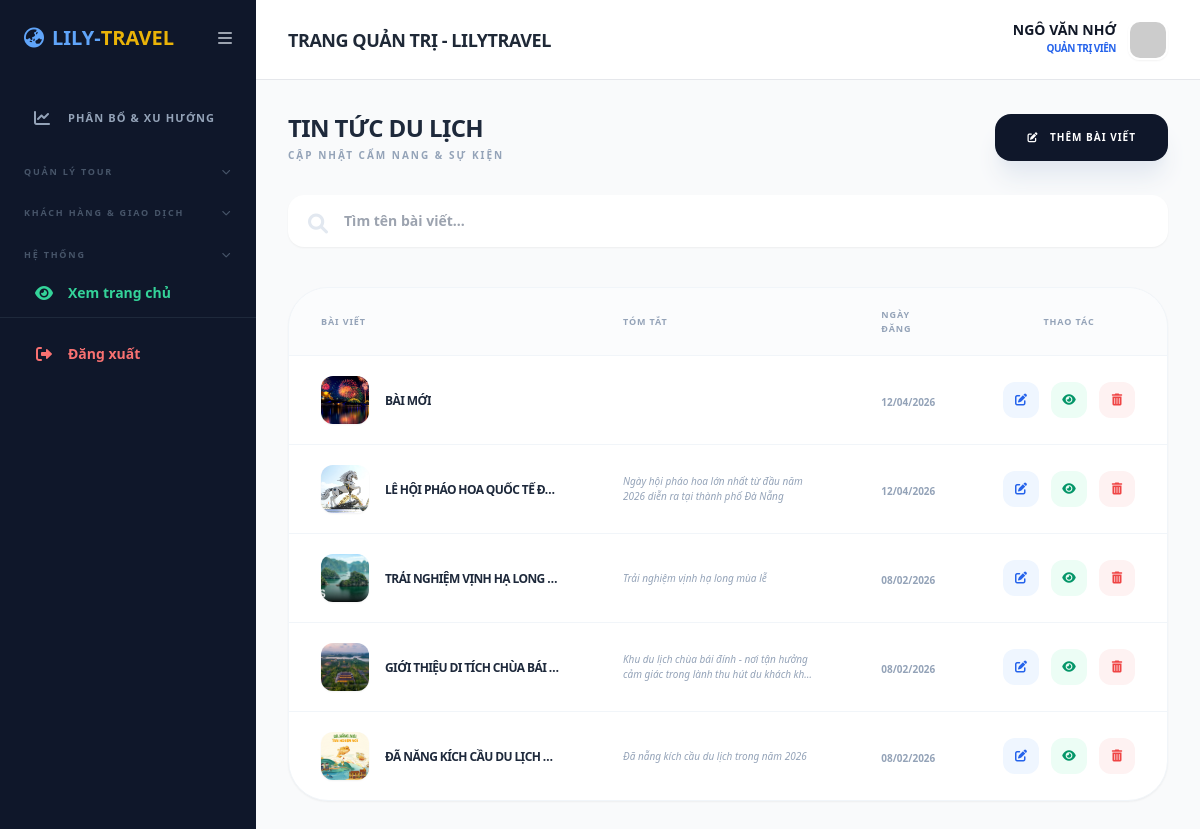
Screenshot of /admin/news.php (signed in) with the database file from the repository.
### tables this page shows
CREATE TABLE `news` (
  `id` int(11) NOT NULL,
  `title` varchar(255) NOT NULL,
  `slug` varchar(255) NOT NULL,
  `summary` text DEFAULT NULL,
  `content` longtext DEFAULT NULL,
  `image` varchar(255) DEFAULT NULL,
  `created_at` timestamp NOT NULL DEFAULT current_timestamp()
);

### admin/news.php (the view, shortened to what this page needs)
<?php
require_once '../config.php';
include 'header.php';
$search = $_GET['search'] ?? '';
$page = isset($_GET['page']) ? (int)$_GET['page'] : 1;
$limit = 5;
$offset = ($page - 1) * $limit;
$sql = "SELECT * FROM news WHERE title LIKE ? ORDER BY id DESC LIMIT $limit OFFSET $offset";
$stmt = $pdo->prepare($sql);
$stmt->execute(["%$search%"]);
$news = $stmt->fetchAll();
?>
<div class="flex flex-col sm:flex-row sm:items-center justify-between gap-4 mb-8">
    <div>
        <h3 class="text-2xl font-black text-slate-800 uppercase tracking-tight text-center sm:text-left">Tin tức du lịch</h3>
        <p class="text-[10px] text-slate-400 font-black uppercase tracking-[0.2em] mt-1 text-center sm:text-left">Cập nhật cẩm nang & sự kiện</p>
    </div>
    <button onclick="openNewsModal('add')" class="bg-slate-900 text-white px-8 py-4 rounded-2xl font-black text-[10px] uppercase tracking-widest shadow-xl shadow-slate-200 hover:bg-blue-600 transition-all duration-300">
        <i class="fas fa-edit mr-2"></i> THÊM BÀI VIẾT
    </button>
</div>
<div class="mb-10">
    <form method="GET" class="relative flex-1">
        <input type="text" name="search" value="<?= htmlspecialchars($search) ?>" placeholder="Tìm tên bài viết..."
               class="w-full pl-14 pr-4 py-4 bg-white border-0 shadow-sm rounded-2xl focus:ring-2 focus:ring-blue-500 outline-none text-sm font-bold">
        <span class="absolute left-5 top-4 text-slate-200"><i class="fas fa-search fa-lg"></i></span>
    </form>
</div>
<div class="hidden lg:block bg-white rounded-[2.5rem] shadow-sm border border-slate-100 overflow-hidden">
    <table class="w-full text-left">
        <thead>
            <tr class="bg-slate-50/50 text-slate-400 text-[9px] uppercase font-black tracking-widest border-b border-slate-100">
                <th class="px-8 py-5">Bài viết</th>
                <th class="px-8 py-5">Tóm tắt</th>
                <th class="px-8 py-5">Ngày đăng</th>
                <th class="px-8 py-5 text-center">Thao tác</th>
            </tr>
        </thead>
        <tbody class="divide-y divide-slate-100">
            <?php foreach($news as $n): ?>
            <tr class="hover:bg-slate-50 transition-colors">
                <td class="px-8 py-5">
                    <div class="flex items-center gap-4">
                        <img src="../assets/uploads/<?= $n['image'] ?: 'default-news.jpg' ?>" class="w-12 h-12 rounded-xl object-cover shadow-sm">
                        <div class="text-xs font-black text-slate-800 uppercase tracking-tighter leading-tight max-w-[200px] truncate"><?= htmlspecialchars($n['title']) ?></div>
                    </div>
                </td>
                <td class="px-8 py-5">
                    <p class="text-[10px] text-slate-400 font-medium italic line-clamp-2 max-w-sm"><?= htmlspecialchars($n['summary']) ?></p>
                </td>
                <td class="px-8 py-5">
                    <span class="text-[10px] font-bold text-slate-400"><?= date('d/m/Y', strtotime($n['created_at'])) ?></span>
                </td>
                <td class="px-8 py-5">
                    <div class="flex justify-center gap-3">
                        <button onclick='openNewsModal("edit", <?= json_encode($n) ?>)' class="w-9 h-9 flex items-center justify-center bg-blue-50 text-blue-600 rounded-xl hover:bg-blue-600 hover:text-white transition-all"><i class="fas fa-edit text-xs"></i></button>
                        <a href="../news-detail.php?id=<?= $n['id'] ?>" target="_blank" class="w-9 h-9 flex items-center justify-center bg-emerald-50 text-emerald-600 rounded-xl hover:bg-emerald-600 hover:text-white transition-all"><i class="fas fa-eye text-xs"></i></a>
                        <button onclick="confirmDelete(<?= $n['id'] ?>)" class="w-9 h-9 flex items-center justify-center bg-red-50 text-red-500 rounded-xl hover:bg-red-500 hover:text-white transition-all"><i class="fas fa-trash-alt text-xs"></i></button>
                    </div>
                </td>
            </tr>
            <?php endforeach; ?>
        </tbody>
    </table>
</div>
</main></div></div></body></html>

### rows the page displays
news: image (picture), title "BÀI MỚI", created_at "12/04/2026"
news: image (picture), title "LỄ HỘI PHÁO HOA QUỐC TẾ Đ…", summary "Ngày hội pháo hoa lớn nhất từ đầu năm 2026 diễn ra tại thành phố Đà Nẵng", created_at "12/04/2026"
news: image (picture), title "TRẢI NGHIỆM VỊNH HẠ LONG…", summary "Trải nghiệm vịnh hạ long mùa lễ", created_at "08/02/2026"
news: image (picture), title "GIỚI THIỆU DI TÍCH CHÙA BÁI…", summary "Khu du lịch chùa bái đính - nơi tận hưởng cảm giác trong lành thu hút du khách…", created_at "08/02/2026"
news: image (picture), title "ĐÃ NẴNG KÍCH CẦU DU LỊCH T…", summary "Đã nẵng kích cầu du lịch trong năm 2026", created_at "08/02/2026"

### other values shown
$_SESSION['user']['fullname'] "NGÔ VĂN NHỚ"
